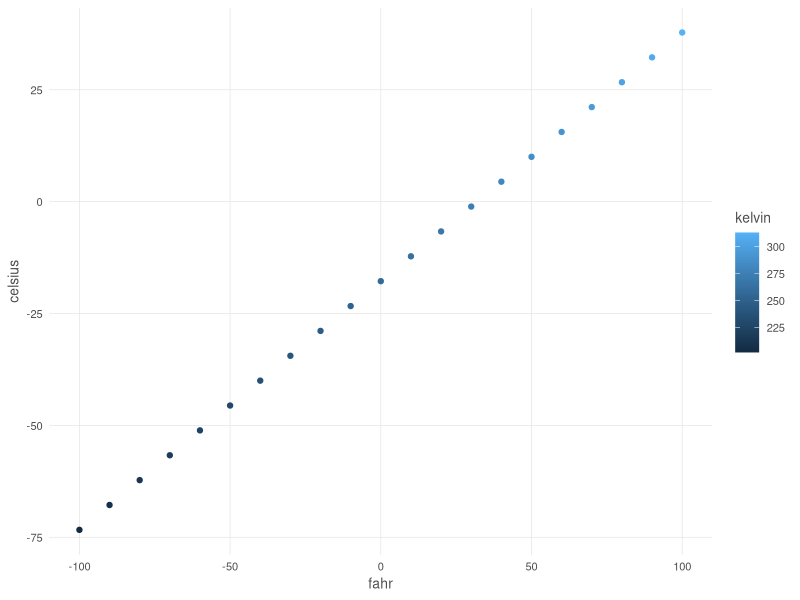

Generate this figure with R:
library(ggplot2)

airtemps <-  c(212,30.2,78,32)
celsius1 <- (airtemps[1] - 32) * 5/9
celsius2 <- (airtemps[2] - 32) * 5/9
celsius3 <- (airtemps[3] - 32) * 5/9

#' Convert temps==== 
#'
#' @param airtemps temperature values in F
#'
#' @return temperature values in C
#' @export 
#'
#' @examples
fahr_to_celsius <- function(airtemps){
  celsius <- (airtemps - 32) * 5/9
  return(celsius)
}

celsius4 <- fahr_to_celsius(airtemps[1])

celsius <- fahr_to_celsius(airtemps)

c_to_f <- function(celsius){
  fahr <- celsius * 9/5 + 32
  return(fahr)
}

fahr <- c_to_f(celsius)
fahr


convert_temps <- function(fahr){
  celsius <- (fahr - 32) * 5/9
  kelvin <- celsius + 275.15
  
  return(list(fahr = fahr, celsius = celsius, kelvin = kelvin))
}

temps_df <- data.frame(convert_temps(seq(-100,100,10)))



custom_theme <- function(base_size = 9) {
  ggplot2::theme(
    axis.ticks       = ggplot2::element_blank(),
    text             = ggplot2::element_text(family = 'Helvetica', color = 'gray30', size = base_size),
    plot.title       = ggplot2::element_text(size = ggplot2::rel(1.25), hjust = 0.5, face = 'bold'),
    panel.background = ggplot2::element_blank(),
    legend.position  = 'right',
    panel.border     = ggplot2::element_blank(),
    panel.grid.minor = ggplot2::element_blank(),
    panel.grid.major = ggplot2::element_line(colour = 'grey90', size = .25),
    legend.key       = ggplot2::element_rect(colour = NA, fill = NA),
    axis.line        = ggplot2::element_blank()
  )
}

ggplot(temps_df, mapping=aes(x=fahr, y=celsius, color=kelvin)) +
  geom_point() +
  custom_theme(10)


##can make a paramaterized theme as a function as above 


##how to document our functions 
# start: just add comments
#but there is a better and more formal way-- roxygen skeleton 
#code -> insert -- make sure that cursor is inside function body
#allows R to make a fancy help page for us later on 



